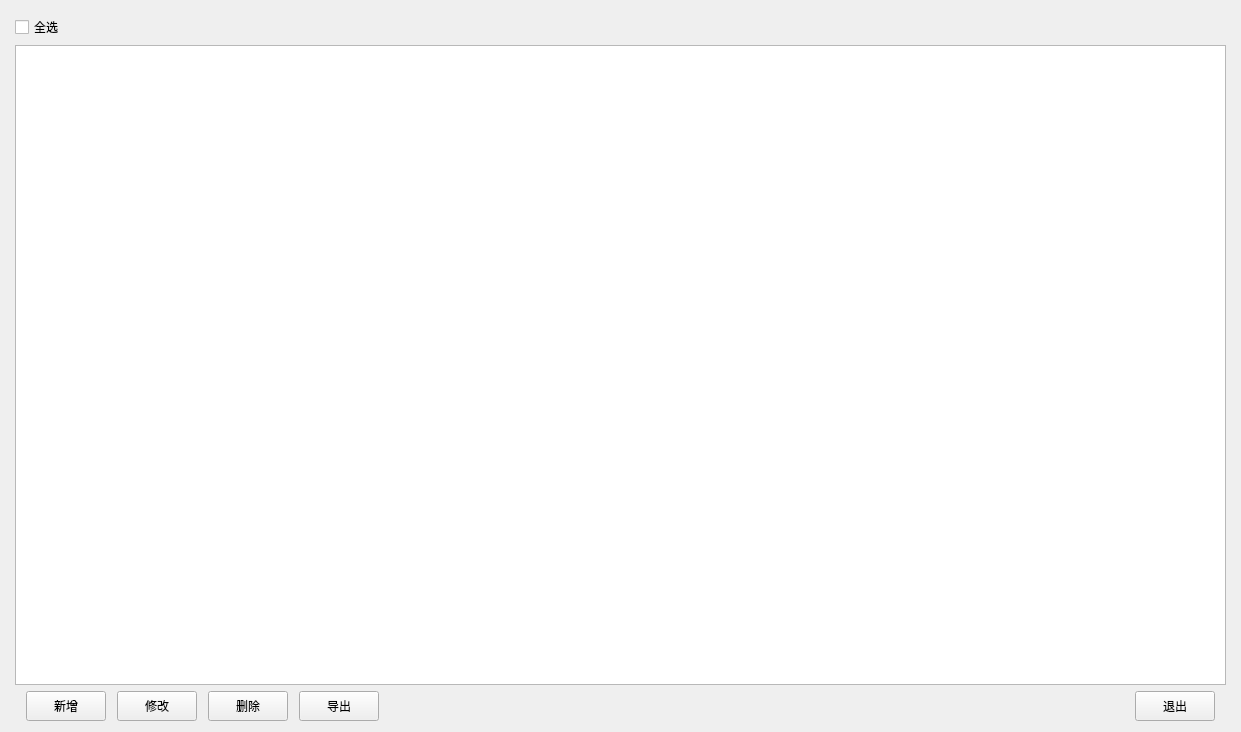
<?xml version="1.0" encoding="UTF-8"?>
<ui version="4.0">
 <class>FormCustommanage</class>
 <widget class="QWidget" name="FormCustommanage">
  <property name="geometry">
   <rect>
    <x>0</x>
    <y>0</y>
    <width>1241</width>
    <height>732</height>
   </rect>
  </property>
  <property name="windowTitle">
   <string>客户管理</string>
  </property>
  <layout class="QGridLayout" name="gridLayout">
   <property name="leftMargin">
    <number>15</number>
   </property>
   <property name="topMargin">
    <number>15</number>
   </property>
   <property name="rightMargin">
    <number>15</number>
   </property>
   <item row="1" column="0">
    <widget class="M_TableWidget" name="tableWidget"/>
   </item>
   <item row="2" column="0">
    <layout class="QHBoxLayout" name="horizontalLayout">
     <property name="spacing">
      <number>11</number>
     </property>
     <property name="leftMargin">
      <number>11</number>
     </property>
     <property name="rightMargin">
      <number>11</number>
     </property>
     <item>
      <widget class="QPushButton" name="pushButton_new">
       <property name="minimumSize">
        <size>
         <width>0</width>
         <height>30</height>
        </size>
       </property>
       <property name="maximumSize">
        <size>
         <width>16777215</width>
         <height>80</height>
        </size>
       </property>
       <property name="text">
        <string>新增</string>
       </property>
      </widget>
     </item>
     <item>
      <widget class="QPushButton" name="pushButton_mod">
       <property name="minimumSize">
        <size>
         <width>0</width>
         <height>30</height>
        </size>
       </property>
       <property name="maximumSize">
        <size>
         <width>80</width>
         <height>16777215</height>
        </size>
       </property>
       <property name="text">
        <string>修改</string>
       </property>
      </widget>
     </item>
     <item>
      <widget class="QPushButton" name="pushButton_del">
       <property name="minimumSize">
        <size>
         <width>0</width>
         <height>30</height>
        </size>
       </property>
       <property name="maximumSize">
        <size>
         <width>80</width>
         <height>16777215</height>
        </size>
       </property>
       <property name="text">
        <string>删除</string>
       </property>
      </widget>
     </item>
     <item>
      <widget class="QPushButton" name="pushButton_export">
       <property name="minimumSize">
        <size>
         <width>0</width>
         <height>30</height>
        </size>
       </property>
       <property name="maximumSize">
        <size>
         <width>16777215</width>
         <height>80</height>
        </size>
       </property>
       <property name="text">
        <string>导出</string>
       </property>
      </widget>
     </item>
     <item>
      <spacer name="horizontalSpacer">
       <property name="orientation">
        <enum>Qt::Horizontal</enum>
       </property>
       <property name="sizeHint" stdset="0">
        <size>
         <width>40</width>
         <height>20</height>
        </size>
       </property>
      </spacer>
     </item>
     <item>
      <widget class="QPushButton" name="pushButton_exit">
       <property name="minimumSize">
        <size>
         <width>0</width>
         <height>30</height>
        </size>
       </property>
       <property name="maximumSize">
        <size>
         <width>80</width>
         <height>16777215</height>
        </size>
       </property>
       <property name="text">
        <string>退出</string>
       </property>
      </widget>
     </item>
    </layout>
   </item>
   <item row="0" column="0">
    <widget class="QCheckBox" name="checkBox_check_all">
     <property name="text">
      <string>全选</string>
     </property>
    </widget>
   </item>
  </layout>
 </widget>
 <customwidgets>
  <customwidget>
   <class>M_TableWidget</class>
   <extends>QTableWidget</extends>
   <header>m_tablewidget.h</header>
  </customwidget>
 </customwidgets>
 <resources/>
 <connections/>
</ui>
